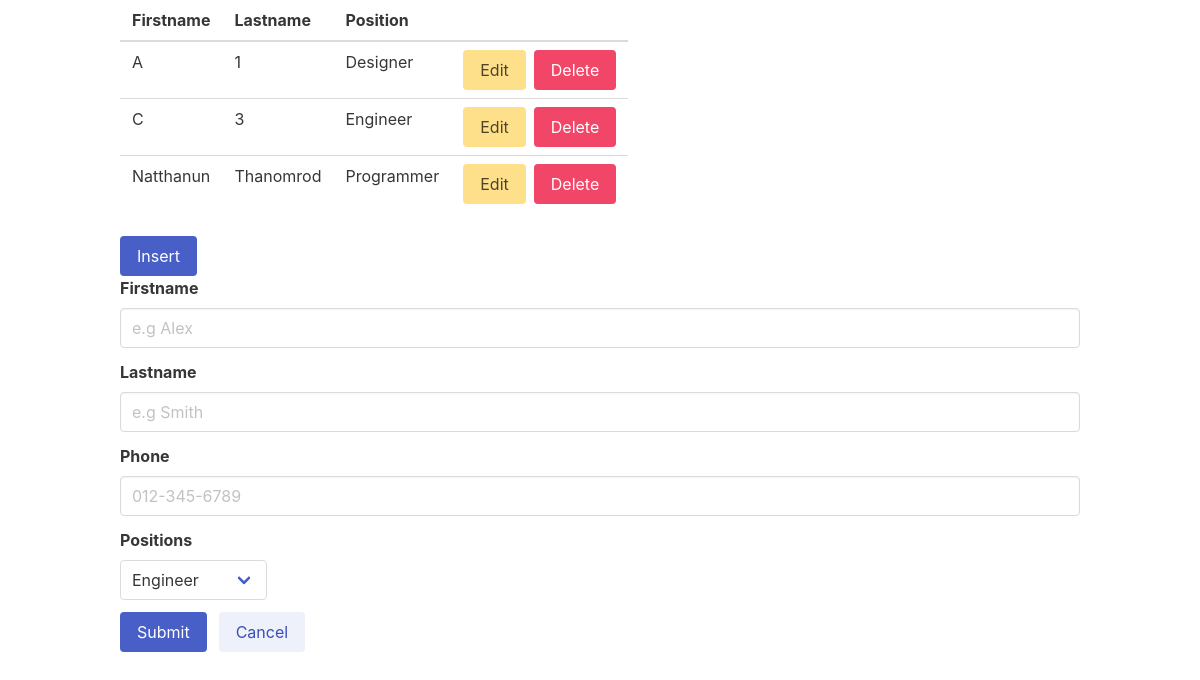
Before: /insert with the older database file.
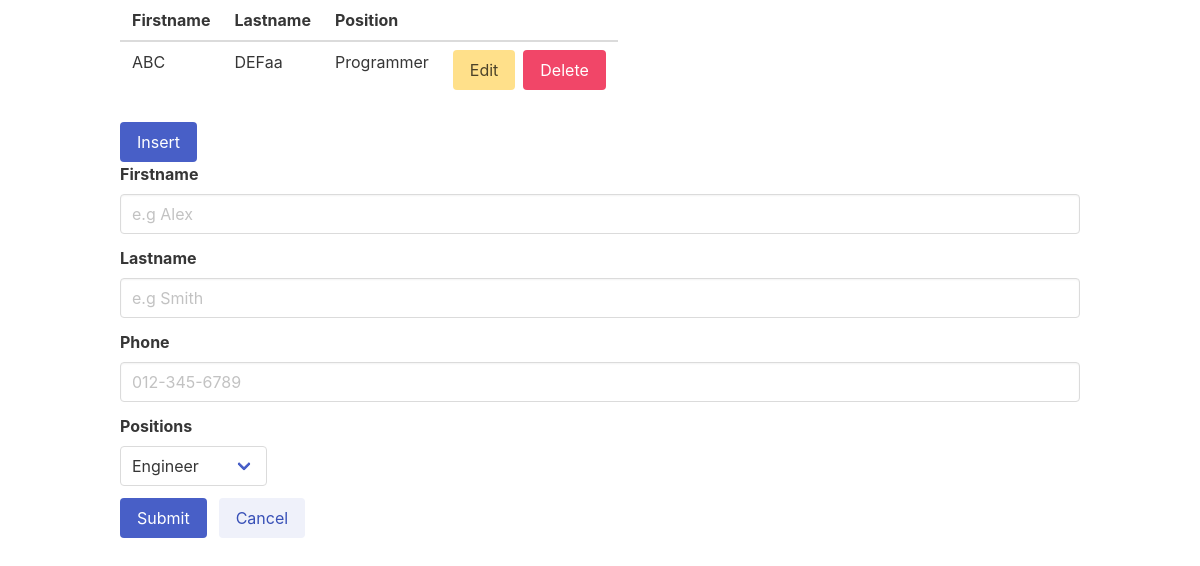
After: the same page with the newer database file.
### app.py (models this page shows, shortened)
class Employees(db.Model):
    id          = db.Column(db.Integer, primary_key=True)
    firstname   = db.Column(db.String(30), nullable=False)
    lastname    = db.Column(db.String(30), nullable=False)
    phone       = db.Column(db.String(20), nullable=False)
    pos_id      = db.Column(db.Integer, db.ForeignKey('positions.id'), nullable=False)

class Positions(db.Model):
    id      = db.Column(db.Integer, primary_key=True)
    name    = db.Column(db.String(100))

### app.py (the view, shortened to what this page needs)
@app.route('/insert', methods=['GET', 'POST'])
def insert():
    return render_template("views/index.html",
            data = createViews(),
            positions = Positions.query.all(),
            method = "INSERT")

### app.py (called while the page is built)
def createViews() :
    views = db.session.query(
                Employees.id, Employees.firstname, Employees.lastname, Positions.name
            ).join(Employees, Employees.pos_id == Positions.id)\
            .order_by(asc(Employees.id))\
            .all()
    return views

### templates/views/index.html (shortened to what this page needs)
{% extends "views/layout.html" %}
{% block body %}
<table class="table">
    <thead>
       <tr>
          <th>Firstname</th>
          <th>Lastname</th>
          <th>Position</th>
          <th></th>
       </tr>
    </thead>
    <tbody>
       {% for emp in data %}
          <tr>
             <td>{{ emp.firstname }}</td>
             <td>{{ emp.lastname }}</td>
             <td>{{ emp.name }}</td>
             <td>
                <div class="buttons">
                    <a href="/update/{{ emp.id }}" class="button is-warning">Edit</a>
                    <a href="#" class="button is-danger btn-delete" id-delete="{{ emp.id }}">Delete</a>
                </div>
             </td>
          </tr>
       {% endfor %}
    </tbody>
</table>
<a href="{{ url_for('insert') }}" class="button is-link">Insert</a>
{% if method == "INSERT" %}
   {% include 'views/insert.html' %}
{% endif %}
{% endblock %}

### templates/views/layout.html (shortened to what this page needs)
<!DOCTYPE html>
<html lang="en">
<head>
    <link rel="stylesheet" href="https://cdn.jsdelivr.net/npm/bulma@0.9.1/css/bulma.min.css">
</head>
<body>
    <div class="container">
        {% block body %}
        {% endblock %}
    </div>
</body>
</html>

### templates/views/insert.html
{% extends "views/layout.html" %}
{% block body %}
<form action="{{ url_for('insert') }}" method="POST">
    <div class="field">
        <label class="label">Firstname</label>
        <div class="control">
          <input class="input" name="firstname" type="text" placeholder="e.g Alex">
        </div>
    </div>
    <div class="field">
        <label class="label">Lastname</label>
        <div class="control">
          <input class="input" name="lastname" type="text" placeholder="e.g Smith">
        </div>
    </div>
    <div class="field">
        <label class="label">Phone</label>
        <div class="control">
          <input class="input" name="phone" type="text" placeholder="012-345-6789">
        </div>
    </div>
    <div class="field">
        <label class="label">Positions</label>
        <div class="control">
          <div class="select">
            <select name="pos_id">
                {% for pos in positions %}
                    <option value="{{ pos.id }}">{{ pos.name }}</option>
                {% endfor %}
            </select>
          </div>
        </div>
    </div>
    <div class="field is-grouped">
        <div class="control">
            <button class="button is-link">Submit</button>
        </div>
        <div class="control">
            <a href="{{ url_for('Index') }}" class="button is-link is-light">Cancel</a>
        </div>
    </div>
</form>
{% endblock %}

Changed rows visible on the page:
removed Employees: firstname "C", lastname "3", name "Engineer"
removed Employees: firstname "Natthanun", lastname "Thanomrod", name "Programmer"
changed Employees: firstname "A" → "ABC"; lastname "1" → "DEFaa"; name "Designer" → "Programmer"
